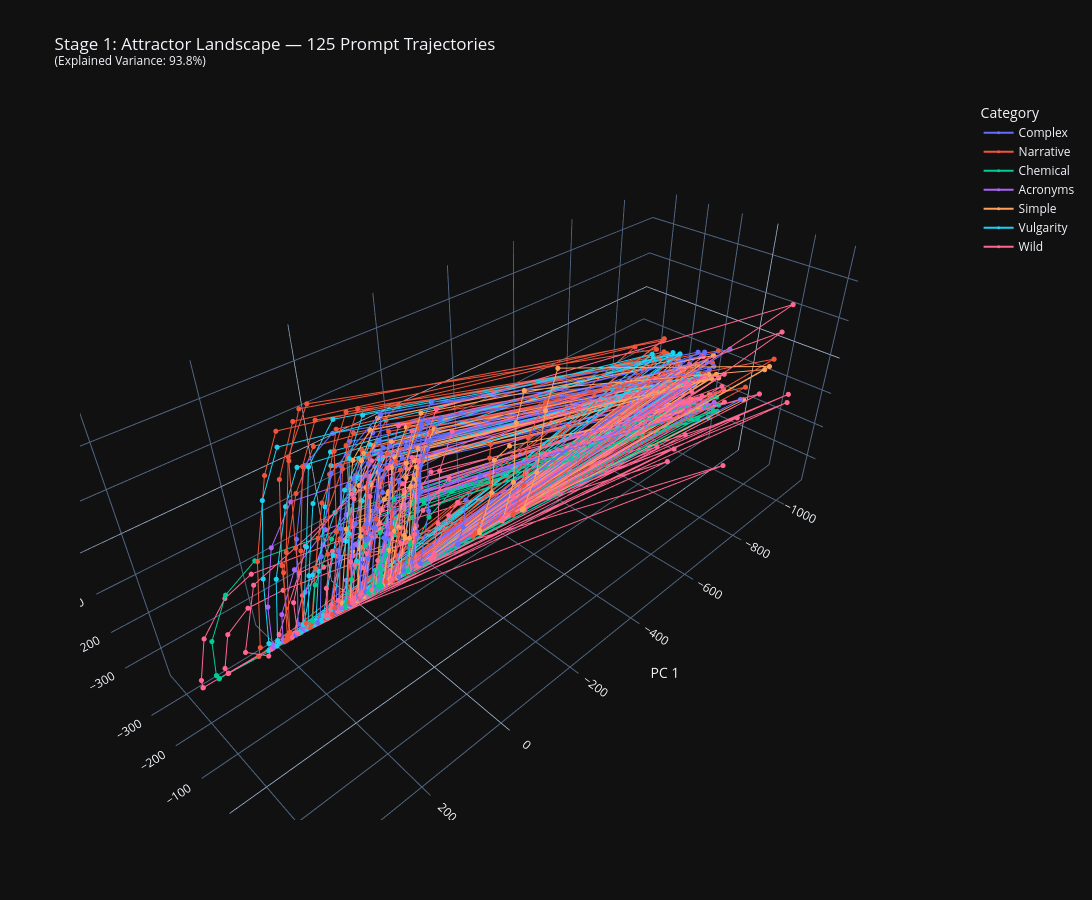

Notebook cell for this chart:
### Markdown cell above
### 5e. 3D PCA Trajectories — All Prompts

### Code cell
# ============================================================
# VIS 5e: 3D PCA TRAJECTORIES
# ============================================================
from sklearn.decomposition import PCA
import pandas as pd

all_vecs = []
labels_list = []
cats_list = []
iters_list = []
text_list = []

for label, snapshots in all_results.items():
    for s in snapshots:
        all_vecs.append(s["mean_vector"].detach().cpu().numpy())
        labels_list.append(label)
        cats_list.append(CATEGORY_MAP.get(label, 'Unknown'))
        iters_list.append(s["iteration"])
        top_tok = s['top_tokens'][0][0].replace('\n', '↵').strip()
        text_list.append(f"Iter {s['iteration']}: {top_tok}")

all_vecs = np.array(all_vecs)
pca = PCA(n_components=3)
vecs_3d = pca.fit_transform(all_vecs)

df = pd.DataFrame({
    'x': vecs_3d[:, 0],
    'y': vecs_3d[:, 1],
    'z': vecs_3d[:, 2],
    'Prompt': labels_list,
    'Category': cats_list,
    'Iteration': iters_list,
    'Top_Token': text_list
})

# Color by category for readability
fig_topo = px.line_3d(
    df, x='x', y='y', z='z',
    color='Category',
    hover_name='Top_Token',
    markers=True,
    title=f"Stage 1: Attractor Landscape — {len(all_results)} Prompt Trajectories<br>"
          f"<sup>(Explained Variance: {sum(pca.explained_variance_ratio_)*100:.1f}%)</sup>"
)
fig_topo.update_traces(marker=dict(size=3), line=dict(width=2))
fig_topo.update_layout(
    template="plotly_dark",
    height=900,
    width=1200,
    scene=dict(
        xaxis_title="PC 1",
        yaxis_title="PC 2",
        zaxis_title="PC 3",
    )
)
fig_topo.show()
fig_topo.write_image(os.path.join(OUTPUT_DIR, 'topology_3d.png'), scale=2)
print(f"[SAVED] {OUTPUT_DIR}/topology_3d.png")

### Figure 1 — Plotly figure (JSON) as saved in the notebook; plotly's stock layout.template omitted (floating-point values rounded to 4 significant figures; data arrays with more than 128 entries replaced by an {"elided": "..."} marker saying what was removed)
{"data": [{"hovertemplate": "<b>%{hovertext}</b><br><br>Category=Complex<br>x=%{x}<br>y=%{y}<br>z=%{z}<extra></extra>", "hovertext": {"elided": "200 str values"}, "legendgroup": "Complex", "line": {"color": "#636efa", "dash": "solid", "width": 2}, "marker": {"size": 3, "symbol": "circle"}, "mode": "lines+markers", "name": "Complex", "scene": "scene", "showlegend": true, "type": "scatter3d", "x": {"elided": "200 float values"}, "y": {"elided": "200 float values"}, "z": {"elided": "200 float values"}}, {"hovertemplate": "<b>%{hovertext}</b><br><br>Category=Narrative<br>x=%{x}<br>y=%{y}<br>z=%{z}<extra></extra>", "hovertext": {"elided": "160 str values"}, "legendgroup": "Narrative", "line": {"color": "#EF553B", "dash": "solid", "width": 2}, "marker": {"size": 3, "symbol": "circle"}, "mode": "lines+markers", "name": "Narrative", "scene": "scene", "showlegend": true, "type": "scatter3d", "x": {"elided": "160 float values"}, "y": {"elided": "160 float values"}, "z": {"elided": "160 float values"}}, {"hovertemplate": "<b>%{hovertext}</b><br><br>Category=Chemical<br>x=%{x}<br>y=%{y}<br>z=%{z}<extra></extra>", "hovertext": ["Iter 0: O", "Iter 2: D", "Iter 3: RAW", "Iter 5: D", "Iter 10: D", "Iter 20: D", "Iter 50: D", "Iter 100: D", "Iter 0: ↵", "Iter 2: m", "Iter 3: Q", "Iter 5: D", "Iter 10: D", "Iter 20: D", "Iter 50: D", "Iter 100: D", "Iter 0: ↵", "Iter 2: MA", "Iter 3: AB", "Iter 5: D", "Iter 10: D", "Iter 20: D", "Iter 50: D", "Iter 100: D", "Iter 0: 2", "Iter 2: D", "Iter 3: D", "Iter 5: D", "Iter 10: D", "Iter 20: D", "Iter 50: D", "Iter 100: D", "Iter 0: ↵", "Iter 2: q", "Iter 3: D", "Iter 5: D", "Iter 10: D", "Iter 20: D", "Iter 50: D", "Iter 100: D", "Iter 0: =", "Iter 2: D", "Iter 3: D", "Iter 5: D", "Iter 10: D", "Iter 20: D", "Iter 50: D", "Iter 100: D", "Iter 0: G", "Iter 2: G", "Iter 3: AB", "Iter 5: AB", "Iter 10: D", "Iter 20: D", "Iter 50: D", "Iter 100: D", "Iter 0: the", "Iter 2: the", "Iter 3: local", "Iter 5: D", "Iter 10: D", "Iter 20: D", "Iter 50: D", "Iter 100: D", "Iter 0: s", "Iter 2: D", "Iter 3: D", "Iter 5: D", "Iter 10: D", "Iter 20: D", "Iter 50: D", "Iter 100: D", "Iter 0: Sr", "Iter 2: U", "Iter 3: D", "Iter 5: D", "Iter 10: D", "Iter 20: D", "Iter 50: D", "Iter 100: D"], "legendgroup": "Chemical", "line": {"color": "#00cc96", "dash": "solid", "width": 2}, "marker": {"size": 3, "symbol": "circle"}, "mode": "lines+markers", "name": "Chemical", "scene": "scene", "showlegend": true, "type": "scatter3d", "x": [-853.8, -67.83, 18.17, 83.55, 103.7, 102.6, 102.3, 102.3, -735.4, 80.06, 158.0, 231.6, 253.4, 252.0, 251.6, 251.6, -802.7, 60.86, 117.0, 144.0, 146.6, 144.0, 143.6, 143.6, -814.1, -5.411, 71.47, 127.7, 149.7, 149.5, 149.1, 149.1, -810.2, -41.77, 44.72, 128.9, 158.4, 157.2, 156.8, 156.8, -816.3, -11.6, 69.53, 127.9, 147.8, 146.9, 146.5, 146.5, -596.7, 245.9, 328.6, 390.4, 404.8, 401.8, 401.1, 401.1, -757.3, 45.18, 136.6, 188.7, 202.6, 202.5, 202.1, 202.1, -838.9, -21.79, 44.32, 92.96, 110.2, 109.7, 109.4, 109.4, -807.9, -6.37, 80.05, 147.6, 165.7, 164.5, 164.2, 164.2], "y": [73.97, 7.491, 45.05, 82.36, 87.94, 88.28, 88.35, 88.35, 31.59, -102.3, -53.74, -1.1, 7.959, 6.307, 6.432, 6.432, 95.06, 7.858, 36.95, 65.9, 66.12, 65.43, 65.62, 65.62, 70.03, -24.48, 11.74, 52.1, 62.88, 62.51, 62.6, 62.6, 65.03, -76.13, -20.54, 42.4, 58.01, 58.24, 58.39, 58.39, 73.18, -30.33, 15.63, 62.72, 66.42, 63.92, 64.02, 64.02, 15.9, -185.8, -144.4, -91.85, -74.13, -75.14, -74.8, -74.8, 80.51, -15.46, 18.29, 44.51, 36.95, 33.35, 33.5, 33.5, 81.53, -18.51, 34.17, 85.83, 86.76, 84.3, 84.42, 84.42, 88.79, -20.24, 25.33, 55.84, 55.0, 54.22, 54.32, 54.32], "z": [-79.9, 47.62, 57.13, 44.9, 14.38, 11.72, 12.09, 12.09, -48.17, 25.09, 31.46, 7.039, -55.71, -67.73, -67.39, -67.39, -26.66, 99.87, 75.48, 31.25, -7.951, -10.28, -9.713, -9.712, -71.71, 41.49, 49.64, 30.26, -7.207, -13.0, -12.63, -12.63, -72.83, -25.13, 7.89, 20.61, -12.37, -17.21, -16.69, -16.69, -98.83, 32.44, 59.86, 48.22, -3.52, -11.67, -11.26, -11.26, -39.5, -47.05, -48.18, -77.7, -136.5, -147.9, -147.4, -147.4, -72.31, 35.53, 48.81, 21.37, -32.87, -41.42, -40.89, -40.89, -87.53, 33.15, 66.25, 64.41, 15.14, 7.887, 8.336, 8.337, -69.25, 19.6, 42.37, 22.6, -16.51, -21.06, -20.63, -20.63]}, {"hovertemplate": "<b>%{hovertext}</b><br><br>Category=Acronyms<br>x=%{x}<br>y=%{y}<br>z=%{z}<extra></extra>", "hovertext": ["Iter 0: BR", "Iter 2: BR", "Iter 3: BR", "Iter 5: D", "Iter 10: D", "Iter 20: D", "Iter 50: D", "Iter 100: D", "Iter 0: ↵", "Iter 2: RAW", "Iter 3: RAW", "Iter 5: D", "Iter 10: D", "Iter 20: D", "Iter 50: D", "Iter 100: D", "Iter 0: FBI", "Iter 2: D", "Iter 3: D", "Iter 5: D", "Iter 10: D", "Iter 20: D", "Iter 50: D", "Iter 100: D", "Iter 0: I", "Iter 2: BR", "Iter 3: BR", "Iter 5: AB", "Iter 10: D", "Iter 20: D", "Iter 50: D", "Iter 100: D", "Iter 0: ↵", "Iter 2: D", "Iter 3: D", "Iter 5: D", "Iter 10: D", "Iter 20: D", "Iter 50: D", "Iter 100: D", "Iter 0: OR", "Iter 2: D", "Iter 3: D", "Iter 5: D", "Iter 10: D", "Iter 20: D", "Iter 50: D", "Iter 100: D", "Iter 0: ↵", "Iter 2: MA", "Iter 3: MA", "Iter 5: AB", "Iter 10: D", "Iter 20: D", "Iter 50: D", "Iter 100: D", "Iter 0: ACT", "Iter 2: D", "Iter 3: D", "Iter 5: D", "Iter 10: D", "Iter 20: D", "Iter 50: D", "Iter 100: D", "Iter 0: S", "Iter 2: D", "Iter 3: D", "Iter 5: D", "Iter 10: D", "Iter 20: D", "Iter 50: D", "Iter 100: D", "Iter 0: ↵", "Iter 2: D", "Iter 3: D", "Iter 5: D", "Iter 10: D", "Iter 20: D", "Iter 50: D", "Iter 100: D"], "legendgroup": "Acronyms", "line": {"color": "#ab63fa", "dash": "solid", "width": 2}, "marker": {"size": 3, "symbol": "circle"}, "mode": "lines+markers", "name": "Acronyms", "scene": "scene", "showlegend": true, "type": "scatter3d", "x": [-844.3, -9.286, 87.79, 136.1, 143.6, 142.5, 142.1, 142.1, -839.5, 1.036, 82.06, 135.3, 148.4, 148.8, 148.5, 148.5, -708.2, 142.8, 228.4, 293.3, 315.4, 315.1, 314.7, 314.7, -739.0, 69.91, 156.8, 241.5, 268.1, 265.9, 265.3, 265.3, -840.6, -30.63, 57.41, 119.5, 137.8, 137.5, 137.2, 137.2, -857.3, -33.77, 65.15, 128.8, 149.4, 151.4, 151.2, 151.2, -782.0, 38.82, 109.9, 169.0, 195.8, 197.1, 196.7, 196.7, -786.7, 39.85, 110.7, 181.4, 208.1, 209.0, 208.7, 208.7, -712.8, 107.0, 206.6, 276.1, 298.1, 298.4, 297.8, 297.8, -823.8, -6.812, 84.32, 136.2, 146.1, 145.1, 144.7, 144.7], "y": [57.21, -26.06, 16.54, 57.39, 65.84, 66.22, 66.44, 66.44, 45.44, -49.99, 3.96, 51.23, 61.12, 62.72, 62.95, 62.95, -49.63, -209.3, -144.3, -64.41, -29.68, -28.37, -28.02, -28.02, 38.94, -141.8, -89.03, -22.23, -2.129, -1.209, -1.036, -1.036, 59.88, -55.23, 3.371, 53.96, 67.64, 68.95, 69.15, 69.15, 41.14, -62.5, -15.13, 39.19, 59.18, 61.24, 61.47, 61.47, 30.69, -109.2, -49.31, 11.5, 34.4, 36.21, 36.45, 36.45, 35.67, -119.7, -55.7, 14.96, 29.9, 29.68, 29.9, 29.9, 14.61, -162.6, -117.2, -54.59, -22.03, -19.09, -18.81, -18.81, 78.56, -23.74, 21.18, 57.76, 64.69, 64.83, 65.01, 65.01], "z": [-61.45, 73.34, 61.51, 21.1, -9.849, -9.598, -8.922, -8.922, -76.18, 22.77, 32.73, 13.65, -13.7, -12.93, -12.29, -12.29, -5.157, 19.34, -1.057, -45.63, -95.84, -102.0, -101.3, -101.3, -34.29, -13.98, -3.899, -17.47, -68.06, -75.03, -74.72, -74.72, -85.85, 10.22, 38.4, 26.29, -4.98, -6.914, -6.314, -6.313, -95.07, 20.85, 27.44, 10.8, -13.57, -14.4, -13.72, -13.72, -67.91, -27.05, -10.16, -14.79, -36.3, -38.62, -38.01, -38.01, -77.25, -34.83, -10.32, -5.032, -40.51, -45.06, -44.4, -44.4, -36.11, -41.63, -50.06, -69.12, -90.68, -92.78, -92.19, -92.19, -57.36, 53.78, 60.25, 27.31, -8.787, -10.89, -10.3, -10.3]}, {"hovertemplate": "<b>%{hovertext}</b><br><br>Category=Simple<br>x=%{x}<br>y=%{y}<br>z=%{z}<extra></extra>", "hovertext": {"elided": "160 str values"}, "legendgroup": "Simple", "line": {"color": "#FFA15A", "dash": "solid", "width": 2}, "marker": {"size": 3, "symbol": "circle"}, "mode": "lines+markers", "name": "Simple", "scene": "scene", "showlegend": true, "type": "scatter3d", "x": {"elided": "160 float values"}, "y": {"elided": "160 float values"}, "z": {"elided": "160 float values"}}, {"hovertemplate": "<b>%{hovertext}</b><br><br>Category=Vulgarity<br>x=%{x}<br>y=%{y}<br>z=%{z}<extra></extra>", "hovertext": ["Iter 0: fucking", "Iter 2: we", "Iter 3: sh", "Iter 5: D", "Iter 10: D", "Iter 20: D", "Iter 50: D", "Iter 100: D", "Iter 0: to", "Iter 2: \"", "Iter 3: \"", "Iter 5: D", "Iter 10: D", "Iter 20: D", "Iter 50: D", "Iter 100: D", "Iter 0: have", "Iter 2: we", "Iter 3: share", "Iter 5: def", "Iter 10: D", "Iter 20: D", "Iter 50: D", "Iter 100: D", "Iter 0: fucking", "Iter 2: .", "Iter 3: AB", "Iter 5: D", "Iter 10: D", "Iter 20: D", "Iter 50: D", "Iter 100: D", "Iter 0: should", "Iter 2: is", "Iter 3: I", "Iter 5: D", "Iter 10: D", "Iter 20: D", "Iter 50: D", "Iter 100: D", "Iter 0: about", "Iter 2: of", "Iter 3: of", "Iter 5: D", "Iter 10: D", "Iter 20: D", "Iter 50: D", "Iter 100: D", "Iter 0: ?", "Iter 2: .", "Iter 3: D", "Iter 5: D", "Iter 10: D", "Iter 20: D", "Iter 50: D", "Iter 100: D", "Iter 0: thing", "Iter 2: est", "Iter 3: we", "Iter 5: D", "Iter 10: D", "Iter 20: D", "Iter 50: D", "Iter 100: D", "Iter 0: for", "Iter 2: of", "Iter 3: of", "Iter 5: def", "Iter 10: D", "Iter 20: D", "Iter 50: D", "Iter 100: D", "Iter 0: you", "Iter 2: you", "Iter 3: local", "Iter 5: D", "Iter 10: D", "Iter 20: D", "Iter 50: D", "Iter 100: D"], "legendgroup": "Vulgarity", "line": {"color": "#19d3f3", "dash": "solid", "width": 2}, "marker": {"size": 3, "symbol": "circle"}, "mode": "lines+markers", "name": "Vulgarity", "scene": "scene", "showlegend": true, "type": "scatter3d", "x": [-829.5, -40.7, 47.19, 151.4, 222.1, 230.2, 230.2, 230.2, -791.5, 58.15, 152.3, 227.2, 258.1, 262.8, 262.8, 262.8, -800.0, -13.51, 78.56, 180.7, 234.6, 239.2, 239.1, 239.1, -769.7, 0.09786, 108.4, 215.9, 264.1, 271.0, 271.0, 271.0, -835.6, -37.03, 56.21, 153.1, 200.1, 206.3, 206.5, 206.5, -743.2, 125.9, 209.9, 285.4, 319.6, 322.6, 322.4, 322.4, -795.9, 45.12, 118.3, 204.3, 245.4, 250.9, 250.8, 250.8, -757.3, 86.01, 173.1, 268.3, 306.1, 309.9, 309.8, 309.8, -831.1, 15.59, 123.1, 213.2, 265.4, 273.6, 273.7, 273.7, -834.4, -3.209, 86.01, 157.0, 178.1, 180.9, 180.7, 180.7], "y": [-47.81, -203.6, -124.6, -17.34, 21.06, 17.96, 18.11, 18.11, -11.85, -184.7, -108.4, -25.42, -0.4686, -0.06313, 0.316, 0.3161, -35.32, -205.4, -120.4, -17.13, 13.88, 13.01, 13.26, 13.27, -25.45, -185.9, -114.7, -33.23, -5.934, -4.514, -4.143, -4.143, -66.06, -209.9, -126.7, -1.728, 34.79, 31.03, 31.08, 31.08, -55.22, -255.2, -180.1, -75.34, -32.36, -32.47, -32.21, -32.21, -33.99, -213.4, -129.4, -32.33, 4.936, 6.544, 6.86, 6.86, -60.47, -270.0, -171.9, -63.34, -26.17, -25.73, -25.35, -25.35, -37.2, -231.2, -156.1, -42.41, -3.057, -5.912, -5.652, -5.653, 18.01, -119.7, -54.81, 16.38, 41.75, 44.93, 45.23, 45.23], "z": [-36.01, 63.72, 70.1, 45.31, -41.37, -56.78, -55.94, -55.94, 49.03, 103.3, 76.54, 8.973, -67.42, -74.37, -73.4, -73.4, -39.53, 42.28, 60.25, 31.65, -52.55, -61.63, -60.69, -60.69, -47.57, 13.86, 28.04, -1.915, -70.74, -78.77, -77.78, -77.78, -1.329, 129.9, 116.4, 72.38, -30.47, -44.01, -43.25, -43.25, 50.9, 112.5, 75.57, 7.136, -90.9, -105.9, -105.4, -105.4, 43.17, 50.65, 38.49, -0.1973, -63.3, -67.88, -66.97, -66.97, 31.94, 38.85, 45.87, 3.031, -89.2, -99.56, -98.62, -98.62, 25.2, 134.4, 116.7, 54.14, -63.52, -80.19, -79.26, -79.26, -9.692, 88.25, 75.43, 23.97, -30.75, -30.3, -29.46, -29.46]}, {"hovertemplate": "<b>%{hovertext}</b><br><br>Category=Wild<br>x=%{x}<br>y=%{y}<br>z=%{z}<extra></extra>", "hovertext": {"elided": "240 str values"}, "legendgroup": "Wild", "line": {"color": "#FF6692", "dash": "solid", "width": 2}, "marker": {"size": 3, "symbol": "circle"}, "mode": "lines+markers", "name": "Wild", "scene": "scene", "showlegend": true, "type": "scatter3d", "x": {"elided": "240 float values"}, "y": {"elided": "240 float values"}, "z": {"elided": "240 float values"}}], "layout": {"height": 900, "legend": {"title": {"text": "Category"}, "tracegroupgap": 0}, "scene": {"domain": {"x": [0, 1], "y": [0, 1]}, "xaxis": {"title": {"text": "PC 1"}}, "yaxis": {"title": {"text": "PC 2"}}, "zaxis": {"title": {"text": "PC 3"}}}, "title": {"text": "Stage 1: Attractor Landscape — 125 Prompt Trajectories<br><sup>(Explained Variance: 93.8%)</sup>"}, "width": 1200}}
